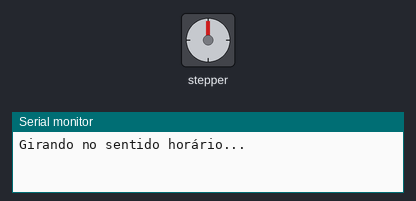
Bench run of a sketch on a simulated ESP32. Shown: stepper motor, the last lines printed to the serial monitor. Wiring (inferred from the names in the program): stepper motor driver (1600 steps per turn assumed): step GPIO 33; direction GPIO 32; enable GPIO 5.

Above: at 0.05 s.
At 0.3 s:
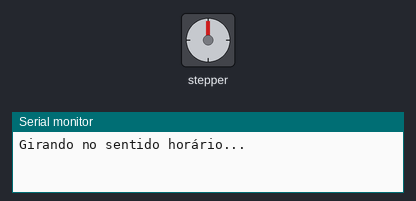
At 0.85 s:
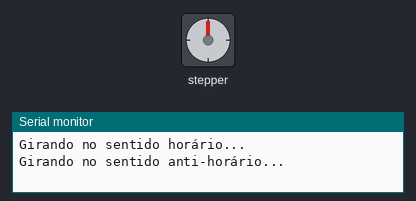
At 1.6 s:
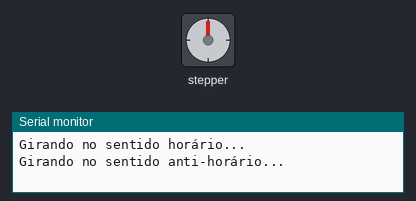
Timing chart, 0 to 3.8 s (numbered marks = the images above):
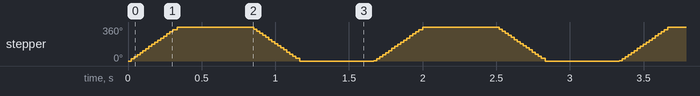

The sketch:

motor_passo.ino
```cpp
const int DIR = 32;
const int STEP = 33;
const int en = 5;
const int steps_per_rev = 1600;

void setup()
{
  Serial.begin(115200);
  pinMode(STEP, OUTPUT);
  pinMode(DIR, OUTPUT);
  pinMode(en, OUTPUT);
}
void loop()
{
  digitalWrite(en, LOW);
  digitalWrite(DIR, HIGH);
  Serial.println("Girando no sentido horário...");

  for(int i = 0; i<steps_per_rev; i++)
  {
    digitalWrite(STEP, HIGH);
    delayMicroseconds(100);
    digitalWrite(STEP, LOW);
    delayMicroseconds(100);
  }
  delay(500);

  digitalWrite(DIR, LOW);
  Serial.println("Girando no sentido anti-horário...");

  for(int i = 0; i<steps_per_rev; i++)
  {
    digitalWrite(STEP, HIGH);
    delayMicroseconds(100);
    digitalWrite(STEP, LOW);
    delayMicroseconds(100);
  }
  delay(500);
}
```

Measured:
- by itself, stepper: turns 360° clockwise in 0.31 s, then 360° counter-clockwise in 0.33 s, repeating every 1.6 s
